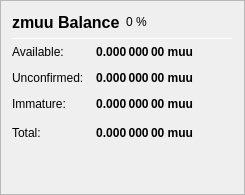
                   <widget class="QFrame" name="frame_ZerocoinBalances">
                    <property name="frameShape">
                     <enum>QFrame::StyledPanel</enum>
                    </property>
                    <property name="frameShadow">
                     <enum>QFrame::Raised</enum>
                    </property>
                    <layout class="QVBoxLayout" name="verticalLayout_7">
                     <item>
                      <layout class="QHBoxLayout" name="horizontalLayout_8" stretch="0,0,0">
                       <item>
                        <widget class="QLabel" name="label_5z_3">
                         <property name="minimumSize">
                          <size>
                           <width>0</width>
                           <height>20</height>
                          </size>
                         </property>
                         <property name="font">
                          <font>
                           <pointsize>12</pointsize>
                           <weight>75</weight>
                           <bold>true</bold>
                          </font>
                         </property>
                         <property name="text">
                          <string>zmuu Balance</string>
                         </property>
                        </widget>
                       </item>
                       <item>
                        <widget class="QLabel" name="labelzmuuPercent">
                         <property name="text">
                          <string notr="true">0 %</string>
                         </property>
                        </widget>
                       </item>
                       <item>
                        <spacer name="horizontalSpacer_11">
                         <property name="orientation">
                          <enum>Qt::Horizontal</enum>
                         </property>
                         <property name="sizeHint" stdset="0">
                          <size>
                           <width>40</width>
                           <height>20</height>
                          </size>
                         </property>
                        </spacer>
                       </item>
                      </layout>
                     </item>
                     <item>
                      <widget class="Line" name="line_ZerocoinBalance">
                       <property name="minimumSize">
                        <size>
                         <width>0</width>
                         <height>1</height>
                        </size>
                       </property>
                       <property name="maximumSize">
                        <size>
                         <width>16777215</width>
                         <height>1</height>
                        </size>
                       </property>
                       <property name="orientation">
                        <enum>Qt::Horizontal</enum>
                       </property>
                      </widget>
                     </item>
                     <item>
                      <layout class="QGridLayout" name="gridLayout_5">
                       <property name="spacing">
                        <number>12</number>
                       </property>
                       <item row="1" column="0">
                        <widget class="QLabel" name="labelzBalanceMatureText">
                         <property name="toolTip">
                          <string>Mature: more than 20 confirmation and more than 1 mint of the same denomination after it was minted.
These zmuu are spendable.</string>
                         </property>
                         <property name="text">
                          <string>Available:</string>
                         </property>
                        </widget>
                       </item>
                       <item row="1" column="1">
                        <widget class="QLabel" name="labelzBalanceMature">
                         <property name="font">
                          <font>
                           <weight>75</weight>
                           <bold>true</bold>
                          </font>
                         </property>
                         <property name="toolTip">
                          <string>Mature: more than 20 confirmation and more than 1 mint of the same denomination after it was minted.
These zmuu are spendable.</string>
                         </property>
                         <property name="text">
                          <string notr="true">0.000 000 00 muu</string>
                         </property>
                         <property name="alignment">
                          <set>Qt::AlignRight|Qt::AlignTrailing|Qt::AlignVCenter</set>
                         </property>
                        </widget>
                       </item>
                       <item row="2" column="0">
                        <widget class="QLabel" name="labelzBalanceUnconfirmedText">
                         <property name="toolTip">
                          <string>Unconfirmed: less than 20 confirmations
Immature: confirmed, but less than 1 mint of the same denomination after it was minted</string>
                         </property>
                         <property name="text">
                          <string>Unconfirmed:</string>
                         </property>
                        </widget>
                       </item>
                       <item row="2" column="1">
                        <widget class="QLabel" name="labelzBalanceUnconfirmed">
                         <property name="font">
                          <font>
                           <weight>75</weight>
                           <bold>true</bold>
                          </font>
                         </property>
                         <property name="toolTip">
                          <string>Unconfirmed: less than 20 confirmations
Immature: confirmed, but less than 1 mint of the same denomination after it was minted</string>
                         </property>
                         <property name="text">
                          <string notr="true">0.000 000 00 muu</string>
                         </property>
                         <property name="alignment">
                          <set>Qt::AlignRight|Qt::AlignTrailing|Qt::AlignVCenter</set>
                         </property>
                        </widget>
                       </item>
                       <item row="3" column="0">
                        <widget class="QLabel" name="labelzBalanceImmatureText">
                         <property name="toolTip">
                          <string>Unconfirmed: less than 20 confirmations
Immature: confirmed, but less than 1 mint of the same denomination after it was minted</string>
                         </property>
                         <property name="text">
                          <string>Immature:</string>
                         </property>
                        </widget>
                       </item>
                       <item row="3" column="1">
                        <widget class="QLabel" name="labelzBalanceImmature">
                         <property name="font">
                          <font>
                           <weight>75</weight>
                           <bold>true</bold>
                          </font>
                         </property>
                         <property name="toolTip">
                          <string>Unconfirmed: less than 20 confirmations
Immature: confirmed, but less than 1 mint of the same denomination after it was minted</string>
                         </property>
                         <property name="text">
                          <string notr="true">0.000 000 00 muu</string>
                         </property>
                         <property name="alignment">
                          <set>Qt::AlignRight|Qt::AlignTrailing|Qt::AlignVCenter</set>
                         </property>
                        </widget>
                       </item>
                       <item row="4" column="0">
                        <widget class="QLabel" name="labelzBalanceText">
                         <property name="toolTip">
                          <string>Your current zmuu balance, unconfirmed and immature zmuu included.</string>
                         </property>
                         <property name="text">
                          <string>Total:</string>
                         </property>
                        </widget>
                       </item>
                       <item row="4" column="1">
                        <widget class="QLabel" name="labelzBalance">
                         <property name="font">
                          <font>
                           <weight>75</weight>
                           <bold>true</bold>
                          </font>
                         </property>
                         <property name="cursor">
                          <cursorShape>IBeamCursor</cursorShape>
                         </property>
                         <property name="toolTip">
                          <string>Your current zmuu balance, unconfirmed and immature zmuu included.</string>
                         </property>
                         <property name="text">
                          <string notr="true">0.000 000 00 muu</string>
                         </property>
                         <property name="alignment">
                          <set>Qt::AlignRight|Qt::AlignTrailing|Qt::AlignVCenter</set>
                         </property>
                         <property name="textInteractionFlags">
                          <set>Qt::LinksAccessibleByMouse|Qt::TextSelectableByKeyboard|Qt::TextSelectableByMouse</set>
                         </property>
                        </widget>
                       </item>
                       <item row="4" column="2">
                        <spacer name="horizontalSpacer_4">
                         <property name="orientation">
                          <enum>Qt::Horizontal</enum>
                         </property>
                         <property name="sizeHint" stdset="0">
                          <size>
                           <width>40</width>
                           <height>20</height>
                          </size>
                         </property>
                        </spacer>
                       </item>
                      </layout>
                     </item>
                     <item>
                      <spacer name="verticalSpacer_4">
                       <property name="orientation">
                        <enum>Qt::Vertical</enum>
                       </property>
                       <property name="sizeHint" stdset="0">
                        <size>
                         <width>20</width>
                         <height>40</height>
                        </size>
                       </property>
                      </spacer>
                     </item>
                    </layout>
                   </widget>
